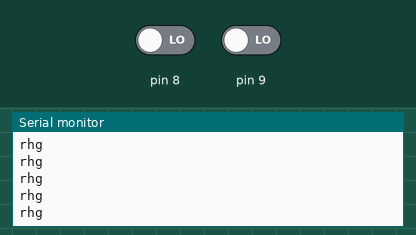
A sketch run on a simulated Arduino Uno, built with avr-gcc and run on an emulated ATmega328P. Shown: the last lines printed to the serial monitor. The inputs (shaded band) are chosen by the test bench; at power-on: pin 8 LOW, pin 9 LOW.

Above: at 1.2 s.
1.3 s: pin 8 driven HIGH
At 1.32 s:
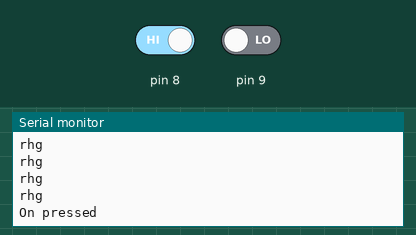
3.2 s: pin 8 driven LOW and pin 9 driven HIGH
At 3.24 s:
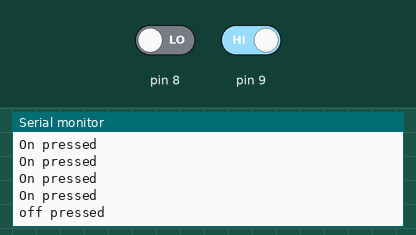

The sketch:

button_pressed.ino
```cpp
void setup() {
  // put your setup code here, to run once:
  pinMode(8, INPUT);
  pinMode(9, INPUT);
  Serial.begin(9600);
//  digitalWrite(8, LOW);
  //digitalWrite(9, LOW);
}

void loop() {
  // put your main code here, to run repeatedly:
  if (buttonPressed(8)) {
    Serial.println("On pressed");
  }
  else if (buttonPressed(9)) {
    Serial.println("off pressed");
  } else {
    Serial.println("rhg");
  }
   delay(100);
}

int buttonPressed(int buttonPin)
{
  int sum = 0;
  for (int i = 0; i < 150; i++) {
    sum += digitalRead(buttonPin);
    //delay(50);
  }
  int ave = sum / 50;
  if (ave >= 1) return true;
  return false;
}
```

Measured:
- after the input at 1.3 s, the serial monitor: prints a new line at once (image 1)
- after the input at 3.2 s, the serial monitor: prints a new line at once (image 2)
